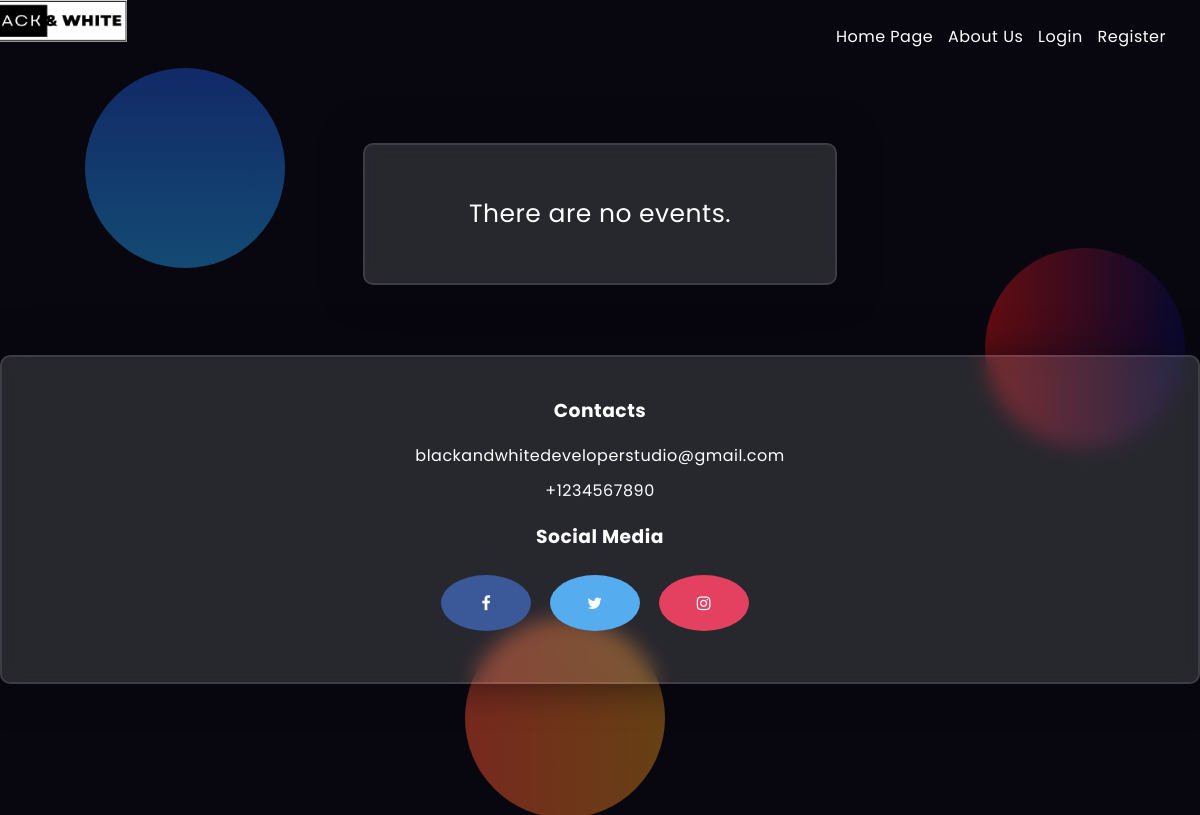
The page /user_home.php on the database as committed earlier.
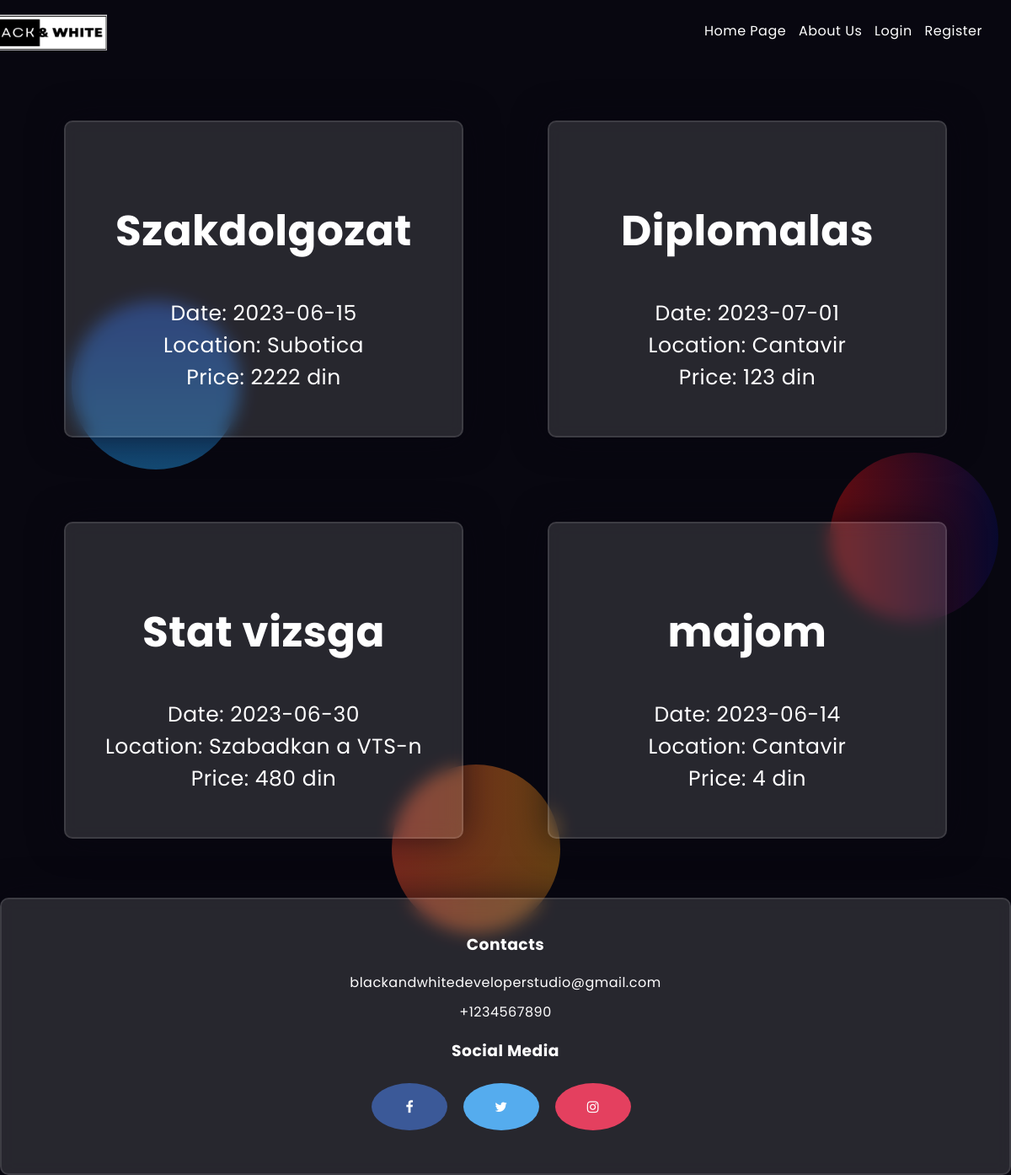
The same page on the database as committed later.
### tables this page shows
CREATE TABLE `events` (
  `event_id` int(11) NOT NULL,
  `event_name` varchar(255) NOT NULL,
  `event_date` date NOT NULL,
  `event_location` varchar(255) NOT NULL,
  `event_price` int(11) NOT NULL,
  `user_id` int(11) NOT NULL
);

### user_home.php (the view, shortened to what this page needs)
<!DOCTYPE html>
<html>
<head>
	<link rel="stylesheet" type="text/css" href="CSS/style.css">
    <link rel="stylesheet" href="https://cdnjs.cloudflare.com/ajax/libs/font-awesome/5.15.4/css/all.min.css">
	<link rel="stylesheet" href="https://cdnjs.cloudflare.com/ajax/libs/font-awesome/4.7.0/css/font-awesome.min.css">
</head>
<body>
<?php
if (isset($_SESSION['admin_loggedin']) && $_SESSION['admin_loggedin'] === true) {
	include 'adminheader.php';
}
elseif (isset($_SESSION['loggedin']) && $_SESSION['loggedin'] === true) {
	$user_name = $_SESSION['user_name'];
	include 'userheader.php';
	echo '<h1>Welcome,  ' . $user_name . '!</h1>';
}
else{
	include 'header.php';
}
?>
	<div class="background">
        <div class="shape"></div>
		<div class="shape"></div>
        <div class="shape"></div>
    </div>
	<main >
	<div class="eventdiv">
	<?php
	include ("db_config.php");
	$sql = "SELECT * FROM events";
	$result = $connection->query($sql);
	if ($result->num_rows > 0) {
		while ($row = $result->fetch_assoc()) {
			echo "<div class='events'><h2>" . $row["event_name"] . "</h2>";
			echo "" . "Date: " . $row["event_date"] . " <br> Location: " . $row["event_location"] . " <br> Price: " . $row["event_price"] . " din</div>";
		}
	} else {
		echo "<div class='events'>There are no events.</div>";
	}
	?>
</div>
</main>
</body>
</html>
<?php
include 'footer.php';
?>

Rows that differ between the two databases and show on the page:
added events: event_name "Szakdolgozat", event_date "2023-06-15", event_location "Subotica", event_price "2222"
added events: event_name "Diplomalas", event_date "2023-07-01", event_location "Cantavir", event_price "123"
added events: event_name "Stat vizsga", event_date "2023-06-30", event_location "Szabadkan a VTS-n", event_price "480"
added events: event_name "majom", event_date "2023-06-14", event_location "Cantavir", event_price "4"
Other text that changed with them:
text no longer shown: "There are no events."
